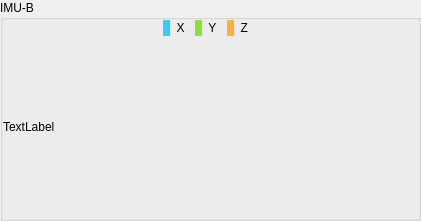
  <widget class="QGroupBox" name="data_analysis_2">
   <property name="geometry">
    <rect>
     <x>0</x>
     <y>620</y>
     <width>421</width>
     <height>221</height>
    </rect>
   </property>
   <property name="title">
    <string>IMU-B</string>
   </property>
   <layout class="QGridLayout" name="gridLayout_7">
    <property name="leftMargin">
     <number>0</number>
    </property>
    <property name="topMargin">
     <number>0</number>
    </property>
    <property name="rightMargin">
     <number>0</number>
    </property>
    <property name="bottomMargin">
     <number>0</number>
    </property>
    <property name="spacing">
     <number>0</number>
    </property>
    <item row="1" column="0">
     <layout class="QGridLayout" name="gridLayout_4">
      <property name="sizeConstraint">
       <enum>QLayout::SetNoConstraint</enum>
      </property>
      <property name="spacing">
       <number>0</number>
      </property>
      <item row="0" column="0">
       <widget class="QLabel" name="chart_label_v">
        <property name="sizePolicy">
         <sizepolicy hsizetype="Expanding" vsizetype="Expanding">
          <horstretch>0</horstretch>
          <verstretch>0</verstretch>
         </sizepolicy>
        </property>
        <property name="text">
         <string>TextLabel</string>
        </property>
       </widget>
      </item>
     </layout>
    </item>
    <item row="0" column="0">
     <layout class="QHBoxLayout" name="horizontalLayout_9">
      <item>
       <spacer name="horizontalSpacer_7">
        <property name="orientation">
         <enum>Qt::Horizontal</enum>
        </property>
        <property name="sizeHint" stdset="0">
         <size>
          <width>13</width>
          <height>16</height>
         </size>
        </property>
       </spacer>
      </item>
      <item>
       <widget class="QLabel" name="label_31">
        <property name="styleSheet">
         <string notr="true">background-color:#33CCFF;
border-width: 5px;
border-radius:4px;</string>
        </property>
        <property name="text">
         <string/>
        </property>
       </widget>
      </item>
      <item>
       <widget class="QLabel" name="label_32">
        <property name="text">
         <string>  X   </string>
        </property>
       </widget>
      </item>
      <item>
       <widget class="QLabel" name="label_33">
        <property name="styleSheet">
         <string notr="true">background-color: rgb(138, 226, 52);
border-radius:4px;
border-width: 5px;</string>
        </property>
        <property name="text">
         <string/>
        </property>
       </widget>
      </item>
      <item>
       <widget class="QLabel" name="label_34">
        <property name="text">
         <string>  Y   </string>
        </property>
       </widget>
      </item>
      <item>
       <widget class="QLabel" name="label_35">
        <property name="styleSheet">
         <string notr="true">background-color: rgb(252, 175, 62);
border-radius:4px;
border-width: 5px;</string>
        </property>
        <property name="text">
         <string/>
        </property>
       </widget>
      </item>
      <item>
       <widget class="QLabel" name="label_36">
        <property name="text">
         <string>  Z   </string>
        </property>
       </widget>
      </item>
      <item>
       <spacer name="horizontalSpacer_8">
        <property name="orientation">
         <enum>Qt::Horizontal</enum>
        </property>
        <property name="sizeHint" stdset="0">
         <size>
          <width>13</width>
          <height>16</height>
         </size>
        </property>
       </spacer>
      </item>
     </layout>
    </item>
   </layout>
  </widget>
